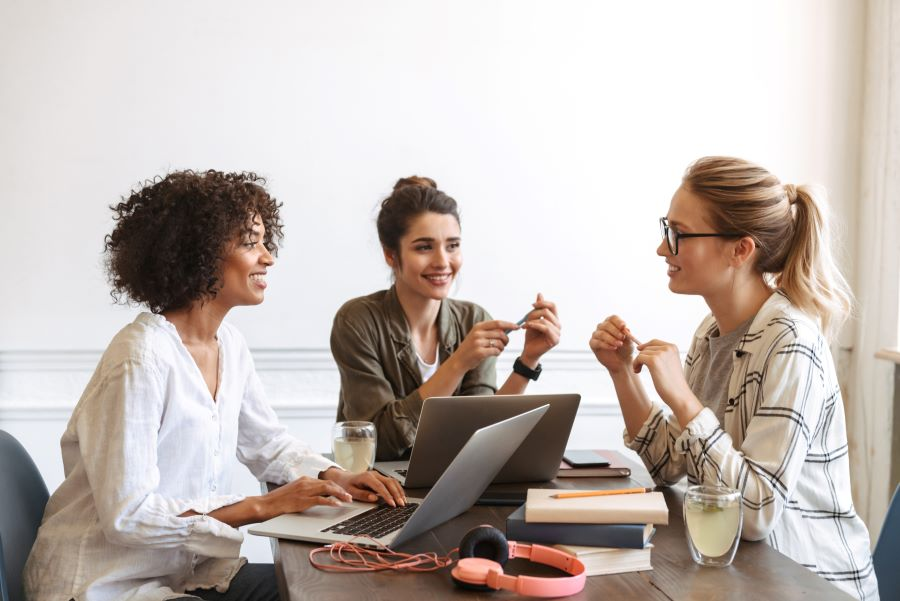
#> input picture Ressources/Des fichiers complementaires (3)/Chapitre_05-02-OpenCV/Data/image_03.jpg, 900 x 601 px, found by its file name
$ python '10_Développer_la_détection_faciale.py'
#> lines starting #> are read from the running program, lines starting #| are printed output that depends on the picture; after the words box and inside, x2 and y2 are one past the last pixel; in counts of white or black regions, pixels touching at a corner belong together
import cv2

img = cv2.imread("Data\\image_03.jpg",1)
#> img is the input picture: shape (601, 900, 3); mean B, G, R 177.8, 183.3, 193.7

gray = cv2.cvtColor(img,cv2.COLOR_BGR2GRAY)
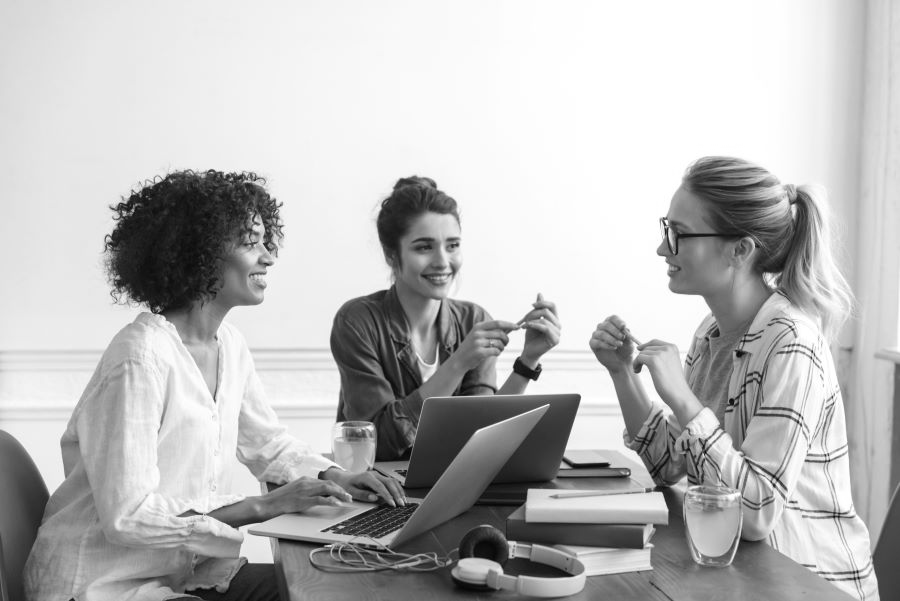
#> gray: shape (601, 900); min 2, max 255, mean 185.8

path = "haarcascade_frontalface_default.xml"

face_cascade = cv2.CascadeClassifier(path)

faces = face_cascade.detectMultiScale(gray, scaleFactor=1.10, minNeighbors=5, minSize=(40,40))
#> faces = [[400, 215, 78, 78]]


for (x, y, w, h) in faces:
	cv2.rectangle(img, (x,y), (x+w,y+h), (0,255,0), 2)
#> this loop made 1 pass
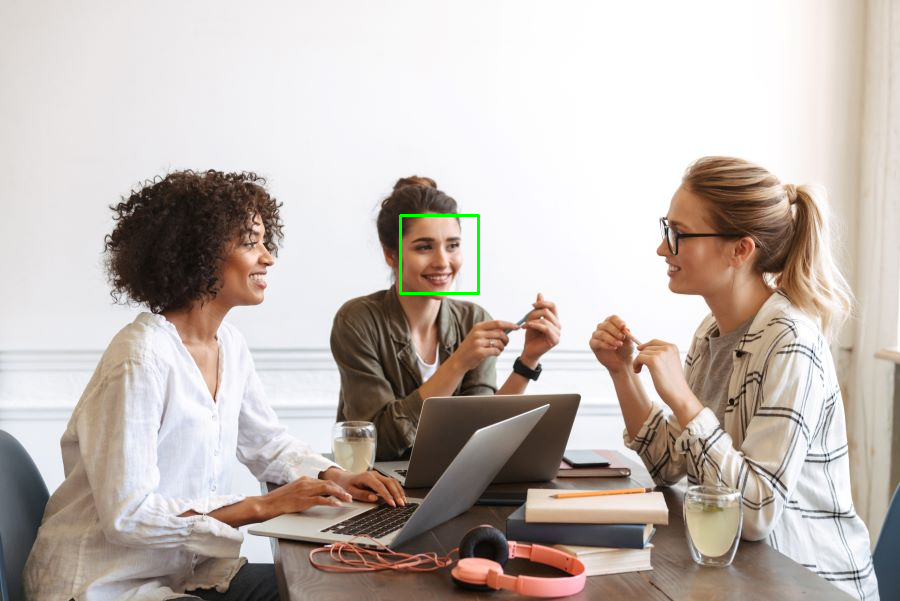
#> img: shape (601, 900, 3); 0.17% of pixels changed, all inside (x1, y1, x2, y2) = (399, 214, 480, 295)

cv2.imshow("Image",img)
cv2.waitKey(0)
cv2.destroyAllWindows()

$ run again, with Ressources/Des fichiers complementaires (3)/Chapitre_05-02-OpenCV/Data/image_01.jpg copied over Ressources/Des fichiers complementaires (3)/Chapitre_05-02-OpenCV/Data/image_03.jpg
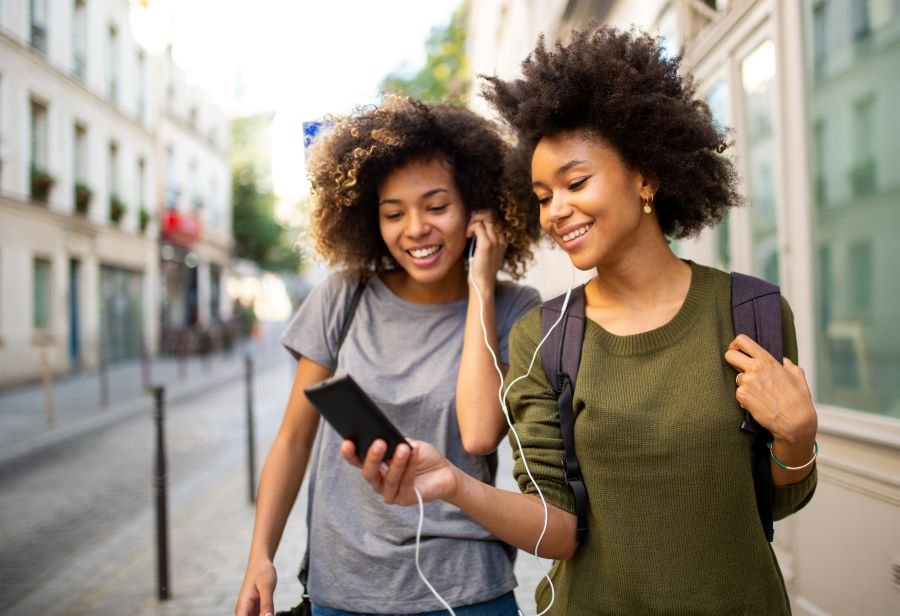
#> input picture Ressources/Des fichiers complementaires (3)/Chapitre_05-02-OpenCV/Data/image_01.jpg, 900 x 616 px, found by its file name
#> img is the input picture: shape (616, 900, 3); mean B, G, R 125.8, 138.9, 149.8
#> `gray = cv2.cvtColor(img,cv2.COLOR_BGR2GRAY)`:
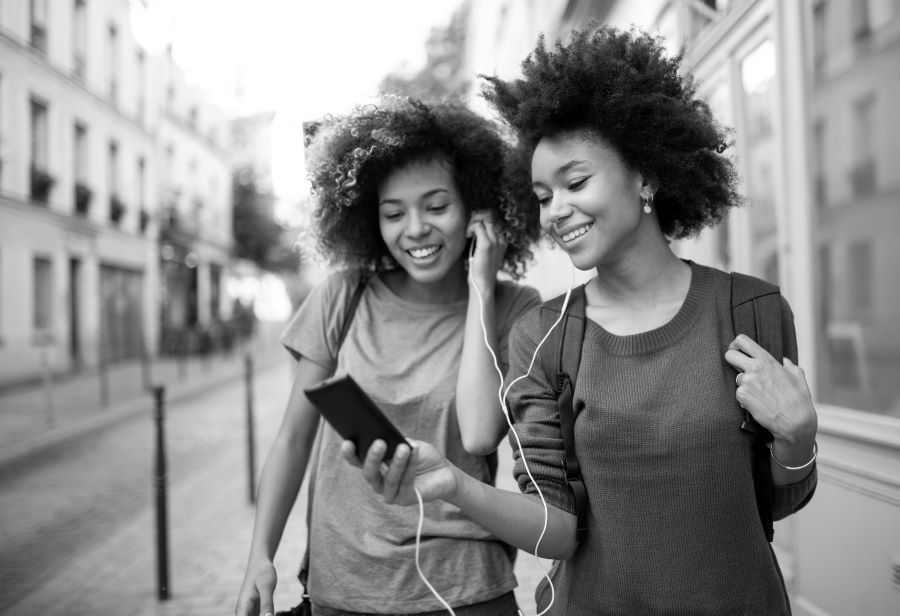
#> gray: shape (616, 900); min 0, max 255, mean 140.7
#> faces = [[415, 21, 54, 54], [366, 169, 103, 103]]
#> the loop `for (x, y, w, h) in faces:` made 2 passes
#> after the loop `for (x, y, w, h) in faces:`:
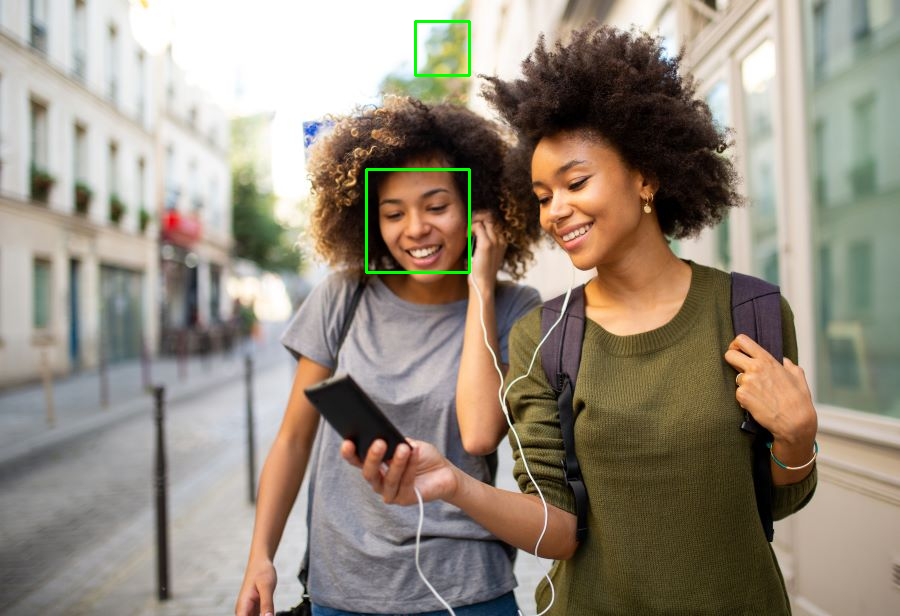
#> img: shape (616, 900, 3); 0.34% of pixels changed, all inside (x1, y1, x2, y2) = (365, 20, 471, 274)

$ run again, with Ressources/Des fichiers complementaires (3)/Chapitre_05-02-OpenCV/Data/image_02.jpg copied over Ressources/Des fichiers complementaires (3)/Chapitre_05-02-OpenCV/Data/image_03.jpg
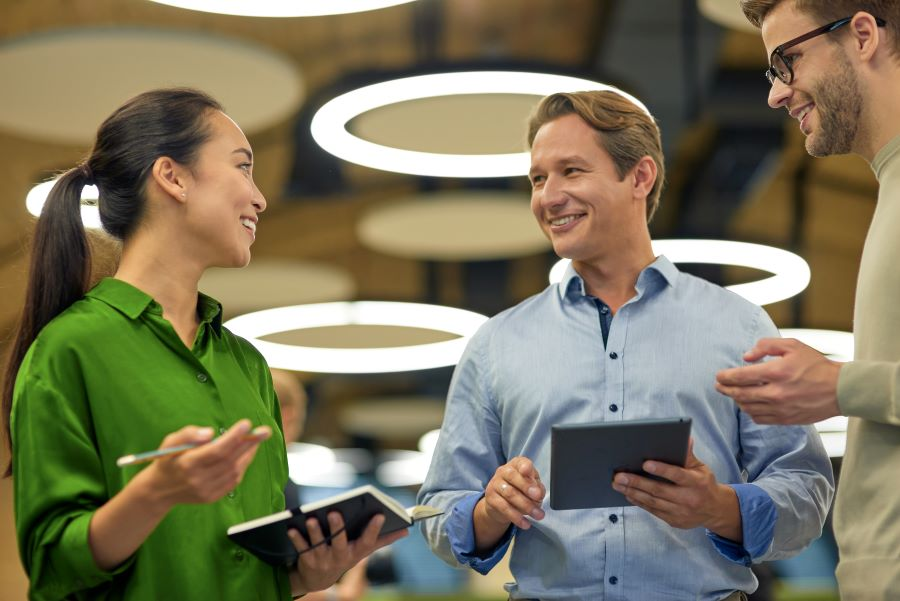
#> input picture Ressources/Des fichiers complementaires (3)/Chapitre_05-02-OpenCV/Data/image_02.jpg, 900 x 601 px, found by its file name
#> img is the input picture: shape (601, 900, 3); mean B, G, R 92.5, 117.4, 123.1
#> `gray = cv2.cvtColor(img,cv2.COLOR_BGR2GRAY)`:
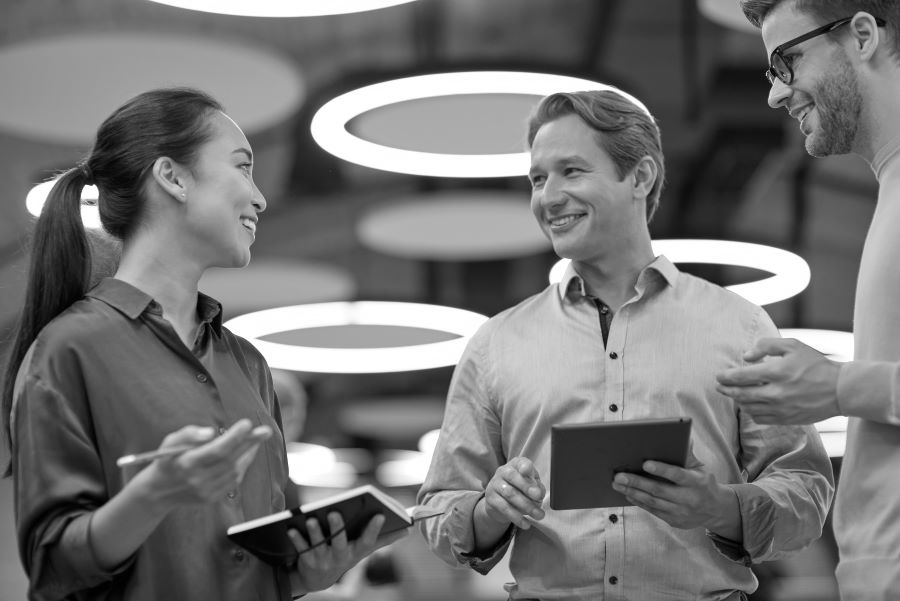
#> gray: shape (601, 900); min 0, max 255, mean 116.3
#> faces = ()

$ run again, with Ressources/Des fichiers complementaires (3)/Chapitre_05-02-OpenCV/Data/image_04.jpg copied over Ressources/Des fichiers complementaires (3)/Chapitre_05-02-OpenCV/Data/image_03.jpg
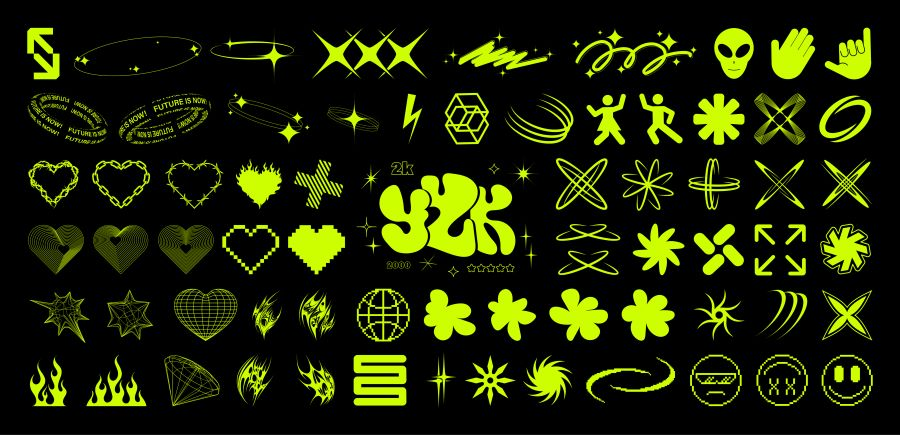
#> input picture Ressources/Des fichiers complementaires (3)/Chapitre_05-02-OpenCV/Data/image_04.jpg, 900 x 435 px, found by its file name
#> img is the input picture: shape (435, 900, 3); mean B, G, R 6.1, 38.4, 31.3
#> `gray = cv2.cvtColor(img,cv2.COLOR_BGR2GRAY)`:
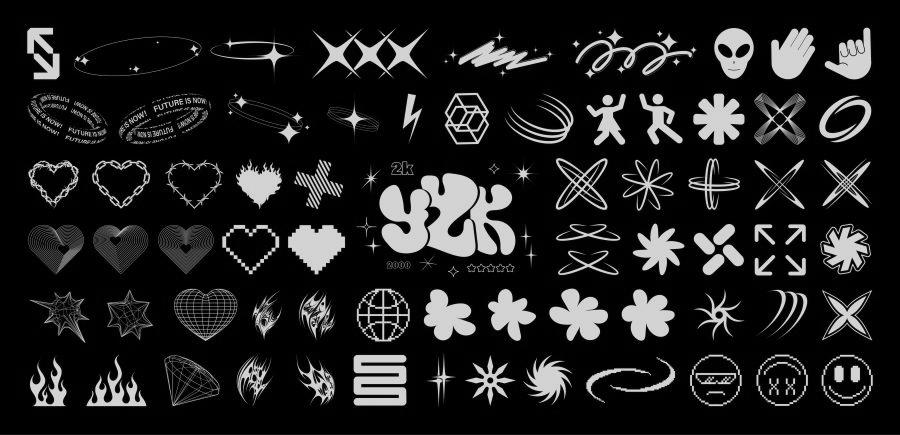
#> gray: shape (435, 900); min 0, max 236, mean 32.6
#> faces = [[706, 29, 56, 56]]
#> the loop `for (x, y, w, h) in faces:` made 1 pass
#> after the loop `for (x, y, w, h) in faces:`:
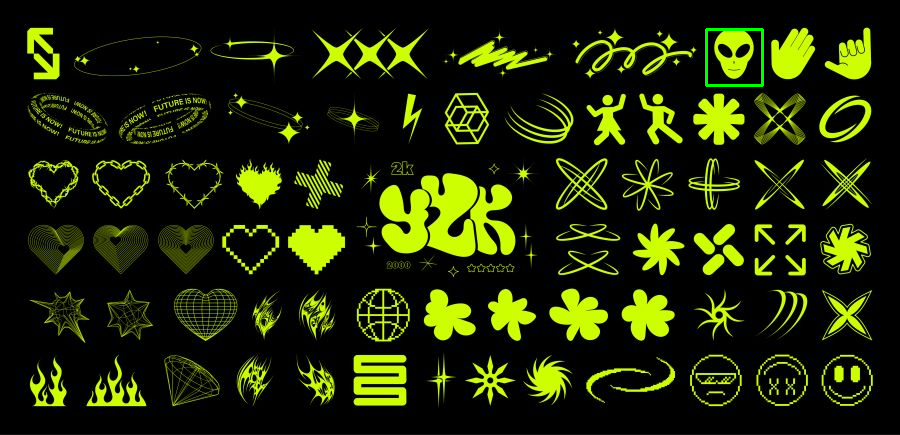
#> img: shape (435, 900, 3); 0.17% of pixels changed, all inside (x1, y1, x2, y2) = (705, 28, 764, 87)
